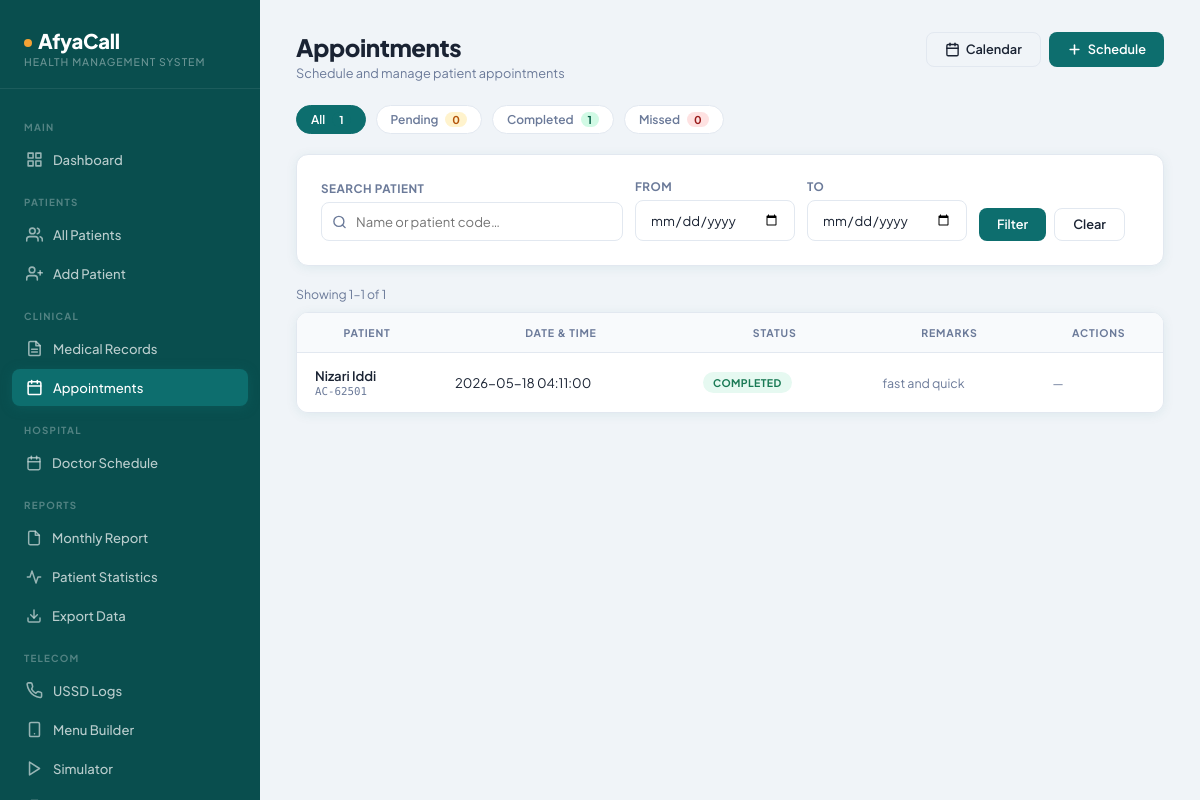
Screenshot of /appointments/view_appointments.php (signed in) with the database file from the repository.
### tables this page shows
CREATE TABLE `appointments` (
  `id` int NOT NULL AUTO_INCREMENT,
  `patient_id` int NOT NULL,
  `appointment_date` datetime NOT NULL,
  `status` enum('Pending','Completed','Missed') DEFAULT 'Pending',
  `remarks` text,
  `created_at` timestamp NULL DEFAULT CURRENT_TIMESTAMP,
  PRIMARY KEY (`id`),
  KEY `patient_id` (`patient_id`),
  CONSTRAINT `appointments_ibfk_1` FOREIGN KEY (`patient_id`) REFERENCES `patients` (`id`)
);

CREATE TABLE `patients` (
  `id` int NOT NULL AUTO_INCREMENT,
  `patient_code` varchar(20) NOT NULL,
  `full_name` varchar(100) NOT NULL,
  `gender` enum('Male','Female') NOT NULL,
  `date_of_birth` date DEFAULT NULL,
  `phone` varchar(20) DEFAULT NULL,
  `address` text,
  `blood_group` varchar(5) DEFAULT NULL,
  `emergency_contact` varchar(20) DEFAULT NULL,
  `registered_by` int DEFAULT NULL,
  `created_at` timestamp NULL DEFAULT CURRENT_TIMESTAMP,
  PRIMARY KEY (`id`),
  UNIQUE KEY `patient_code` (`patient_code`),
  UNIQUE KEY `phone` (`phone`),
  KEY `registered_by` (`registered_by`),
  KEY `idx_patient_code` (`patient_code`),
  KEY `idx_phone` (`phone`),
  CONSTRAINT `patients_ibfk_1` FOREIGN KEY (`registered_by`) REFERENCES `admins` (`id`)
);

### appointments/view_appointments.php (the view, shortened to what this page needs)
<?php
include("../config/database.php");
$search    = trim($_GET['search'] ?? '');
$status    = $_GET['status']      ?? '';
$date_from = $_GET['date_from']   ?? '';
$date_to   = $_GET['date_to']     ?? '';
$where = [];
$where_sql = $where ? "WHERE " . implode(" AND ", $where) : "";
$per_page    = 15;
$page        = max(1, intval($_GET['page'] ?? 1));
$offset      = ($page - 1) * $per_page;
$base        = "FROM appointments INNER JOIN patients ON appointments.patient_id = patients.id $where_sql";
$total       = mysqli_fetch_assoc(mysqli_query($conn, "SELECT COUNT(*) AS t $base"))['t'];
$result = mysqli_query($conn, "SELECT appointments.*, patients.full_name, patients.patient_code $base ORDER BY appointment_date ASC LIMIT $per_page OFFSET $offset");
$pending   = mysqli_fetch_assoc(mysqli_query($conn, "SELECT COUNT(*) AS t FROM appointments WHERE status='Pending'"))['t'];
$completed = mysqli_fetch_assoc(mysqli_query($conn, "SELECT COUNT(*) AS t FROM appointments WHERE status='Completed'"))['t'];
$missed    = mysqli_fetch_assoc(mysqli_query($conn, "SELECT COUNT(*) AS t FROM appointments WHERE status='Missed'"))['t'];
$qs_parts = [];
$qs_base = $qs_parts ? '&' . implode('&', $qs_parts) : '';
?>
<?php include("../includes/header.php"); ?>
<div class="app-wrapper">
    <?php include("../includes/sidebar.php"); ?>
    <main class="main-content">
        <div class="page-header">
            <div>
                <div class="page-title">Appointments</div>
                <div class="page-subtitle">Schedule and manage patient appointments</div>
            </div>
            <div style="display:flex;gap:8px;">
                <a href="calendar.php" class="btn btn-outline">
                    <svg width="15" height="15" viewBox="0 0 24 24" fill="none" stroke="currentColor" stroke-width="2.2" stroke-linecap="round" stroke-linejoin="round"><rect x="3" y="4" width="18" height="18" rx="2" ry="2"/><line x1="16" y1="2" x2="16" y2="6"/><line x1="8" y1="2" x2="8" y2="6"/><line x1="3" y1="10" x2="21" y2="10"/></svg>
                    Calendar
                </a>
                <a href="add_appointment.php" class="btn btn-primary">
                    <svg width="15" height="15" viewBox="0 0 24 24" fill="none" stroke="currentColor" stroke-width="2.5" stroke-linecap="round" stroke-linejoin="round"><line x1="12" y1="5" x2="12" y2="19"/><line x1="5" y1="12" x2="19" y2="12"/></svg>
                    Schedule
                </a>
            </div>
        </div>
        <div style="display:flex;gap:10px;margin-bottom:20px;flex-wrap:wrap;">
            <a href="?status=" class="status-pill <?php if(!$status) echo 'active'; ?>">All <span><?php echo $pending+$completed+$missed; ?></span></a>
            <a href="?status=Pending" class="status-pill warning <?php if($status==='Pending') echo 'active'; ?>">Pending <span><?php echo $pending; ?></span></a>
            <a href="?status=Completed" class="status-pill success <?php if($status==='Completed') echo 'active'; ?>">Completed <span><?php echo $completed; ?></span></a>
            <a href="?status=Missed" class="status-pill danger <?php if($status==='Missed') echo 'active'; ?>">Missed <span><?php echo $missed; ?></span></a>
        </div>
        <div class="card card-body" style="margin-bottom:20px;">
            <form method="GET" class="filter-row">
                <div class="filter-group" style="flex:2;">
                    <label class="form-label">Search Patient</label>
                    <div class="search-wrap">
                        <input type="text" name="search" class="form-control search-input" placeholder="Name or patient code…" value="<?php echo htmlspecialchars($search); ?>">
                    </div>
                </div>
                <div class="filter-group">
                    <label class="form-label">From</label>
                    <input type="date" name="date_from" class="form-control" value="<?php echo htmlspecialchars($date_from); ?>">
                </div>
                <div class="filter-group">
                    <label class="form-label">To</label>
                    <input type="date" name="date_to" class="form-control" value="<?php echo htmlspecialchars($date_to); ?>">
                </div>
                <div class="filter-group filter-actions">
                    <label class="form-label">&nbsp;</label>
                    <div style="display:flex;gap:8px;">
                        <button type="submit" class="btn btn-primary">Filter</button>
                        <a href="view_appointments.php" class="btn btn-outline">Clear</a>
                    </div>
                </div>
            </form>
        </div>
        <?php if($total > 0): ?>
        <div style="font-size:.82rem;color:var(--text-muted);margin-bottom:10px;">
            Showing <?php echo number_format(min($offset+1,$total)); ?>–<?php echo number_format(min($offset+$per_page,$total)); ?> of <?php echo number_format($total); ?>
        </div>
        <?php endif; ?>
        <div class="table-wrap">
            <table class="data-table">
                <thead>
                    <tr>
                        <th>Patient</th>
                        <th>Date &amp; Time</th>
                        <th>Status</th>
                        <th>Remarks</th>
                        <th>Actions</th>
                    </tr>
                </thead>
                <tbody>
                <?php if(mysqli_num_rows($result) == 0): ?>
                    <tr><td colspan="5">
                        <div class="empty-state">
                            <svg width="40" height="40" viewBox="0 0 24 24" fill="none" stroke="currentColor" stroke-width="1.5" stroke-linecap="round" stroke-linejoin="round"><rect x="3" y="4" width="18" height="18" rx="2" ry="2"/></svg>
                            <h3><?php echo $search||$status||$date_from||$date_to ? 'No appointments match your filters' : 'No appointments yet'; ?></h3>
                            <p>Try adjusting your filters or schedule a new appointment</p>
                        </div>
                    </td></tr>
                <?php else: ?>
                <?php while($a = mysqli_fetch_assoc($result)):
                    $s = $a['status'];
                    $cls = $s==='Completed' ? 'badge-success' : ($s==='Missed' ? 'badge-danger' : 'badge-warning');
                    $is_past = strtotime($a['appointment_date']) < time();
                ?>
                    <tr <?php if($is_past && $s==='Pending') echo 'style="background:#fffdf0;"'; ?>>
                        <td>
                            <a href="../patients/view_patient.php?id=<?php echo $a['patient_id']; ?>" style="text-decoration:none;">
                                <div class="patient-name"><?php echo htmlspecialchars($a['full_name']); ?></div>
                                <div class="patient-code"><?php echo htmlspecialchars($a['patient_code']); ?></div>
                            </a>
                        </td>
                        <td style="font-size:.875rem;white-space:nowrap;">
                            <?php echo htmlspecialchars($a['appointment_date']); ?>
                        </td>
                        <td><span class="badge <?php echo $cls; ?>"><?php echo htmlspecialchars($s); ?></span></td>
                        <td style="max-width:200px;font-size:.83rem;color:var(--text-muted);"><?php echo $a['remarks'] ? htmlspecialchars($a['remarks']) : '—'; ?></td>
                        <td>
                            <?php if($s === 'Pending'): ?>
                            <div style="display:flex;gap:6px;">
                                <a href="?complete=<?php echo $a['id']; ?><?php echo $qs_base ? '&'.ltrim($qs_base,'&') : ''; ?>" class="btn btn-success btn-sm">✓ Done</a>
                                <a href="?missed=<?php echo $a['id']; ?><?php echo $qs_base ? '&'.ltrim($qs_base,'&') : ''; ?>" class="btn btn-danger btn-sm">✗ Miss</a>
                            </div>
                            <?php else: ?>
                            <span style="color:var(--text-muted);font-size:.82rem;">—</span>
                            <?php endif; ?>
                        </td>
                    </tr>
                <?php endwhile; ?>
                <?php endif; ?>
                </tbody>
            </table>
        </div>
    </main>
</div>
<?php include("../includes/footer.php"); ?>

### rows the page displays
appointments: patient.full_name "Nizari Iddi", patient.patient_code "AC-62501", appointment_date "2026-05-18 04:11:00", status "COMPLETED", remarks "fast and quick"

### other values shown
$pending+$completed+$missed "1"
$pending "0"
$completed "1"
$missed "0"
min($offset+1,$total) "1"
min($offset+$per_page,$total) "1"
$total "1"
